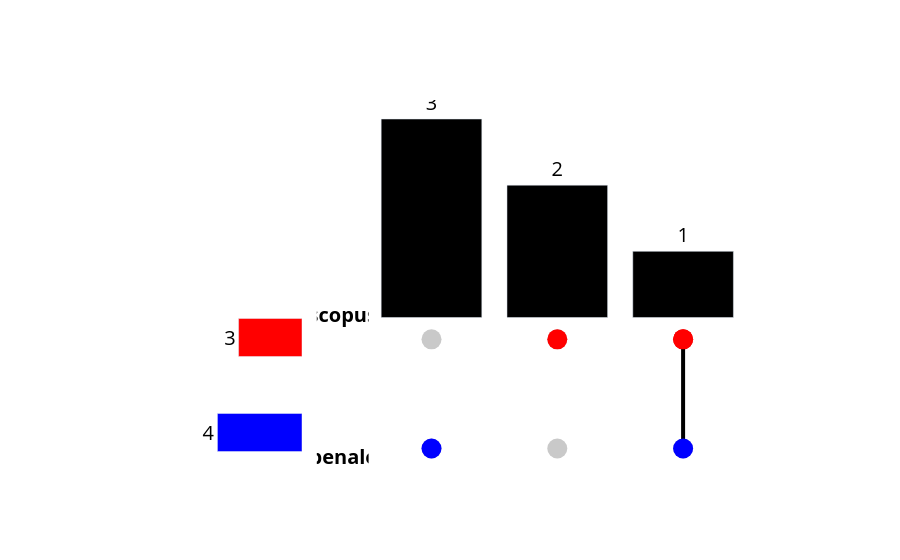

Notebook code for this chart:
### Code cell
import pandas as pd

from upsetty import Upset
import plotly
def plot_upset(df_input: pd.DataFrame, ):
    df_input[LIST_NAME_DATABASE] = df_input[[f"id_{x}" for x in LIST_NAME_DATABASE]].notna() # set TRUE/FALSE accoding if id exist in each DATABASE
    df_input[LIST_NAME_DATABASE].to_csv("output.csv",index=False)
    ret_fig = Upset.generate_plot(df_input[["scopus","openalex"]])
    return ret_fig
fig : plotly.graph_objs._figure.Figure = plot_upset(merged_paper)
fig.write_html("test.html")
fig

### Figure 1 — Plotly figure (JSON) as saved in the notebook; plotly's stock layout.template omitted (floating-point values rounded to 4 significant figures)
{"data": [{"marker": {"color": "#C9C9C9", "size": 20}, "mode": "markers", "showlegend": false, "type": "scatter", "x": [0, 0, 1, 1, 2, 2], "xaxis": "x3", "y": [-0.33, -1.98, -0.33, -1.98, -0.33, -1.98], "yaxis": "y3"}, {"line": {"color": "black", "width": 4}, "marker": {"color": ["blue"], "line": {"color": "black"}, "showscale": false, "size": 20}, "mode": "markers+lines", "showlegend": false, "type": "scatter", "x": [0], "xaxis": "x3", "y": [-1.98], "yaxis": "y3"}, {"line": {"color": "black", "width": 4}, "marker": {"color": ["red"], "line": {"color": "black"}, "showscale": false, "size": 20}, "mode": "markers+lines", "showlegend": false, "type": "scatter", "x": [1], "xaxis": "x3", "y": [-0.33], "yaxis": "y3"}, {"line": {"color": "black", "width": 4}, "marker": {"color": ["red"], "line": {"color": "black"}, "showscale": false, "size": 20}, "mode": "markers+lines", "showlegend": false, "type": "scatter", "x": [2], "xaxis": "x3", "y": [-0.33], "yaxis": "y3"}, {"line": {"color": "black", "width": 4}, "marker": {"color": ["red", "blue"], "line": {"color": "black"}, "showscale": false, "size": 20}, "mode": "markers+lines", "showlegend": false, "type": "scatter", "x": [2, 2], "xaxis": "x3", "y": [-0.33, -1.98], "yaxis": "y3"}, {"hoverinfo": "none", "marker": {"color": "black"}, "text": [3.0, 2.0, 1.0], "textfont": {"color": "black", "size": 20}, "textposition": "outside", "type": "bar", "x": [0, 1, 2], "xaxis": "x3", "y": [3, 2, 1], "yaxis": "y3"}, {"mode": "text", "showlegend": false, "text": ["<b>scopus</b>", "<b>openalex</b>"], "textfont": {"color": "black", "size": 20}, "textposition": "middle center", "type": "scatter", "x": [-0.08, -0.08], "xaxis": "x2", "y": [-0.33, -1.98, -0.33, -1.98, -0.33, -1.98], "yaxis": "y2"}, {"marker": {"color": ["red", "blue", "green", "purple", "orange", "yellow"]}, "orientation": "h", "text": [3.0, 4.0], "textfont": {"color": "black", "size": 20}, "textposition": "outside", "type": "bar", "width": 0.4, "x": [-3, -4], "xaxis": "x", "y": [0, 1], "yaxis": "y"}], "layout": {"plot_bgcolor": "white", "showlegend": false, "xaxis": {"anchor": "y", "domain": [0.1, 0.3], "range": [-7, 0], "showticklabels": false}, "xaxis2": {"anchor": "y2", "domain": [0.32, 0.39], "showticklabels": false}, "xaxis3": {"anchor": "y3", "domain": [0.39, 0.9], "showticklabels": false}, "yaxis": {"anchor": "x", "autorange": "reversed", "domain": [0, 0.5], "showticklabels": false, "side": "right"}, "yaxis2": {"anchor": "x2", "domain": [0.035, 0.45], "showticklabels": false}, "yaxis3": {"anchor": "x3", "domain": [0, 1], "showticklabels": false}}}
